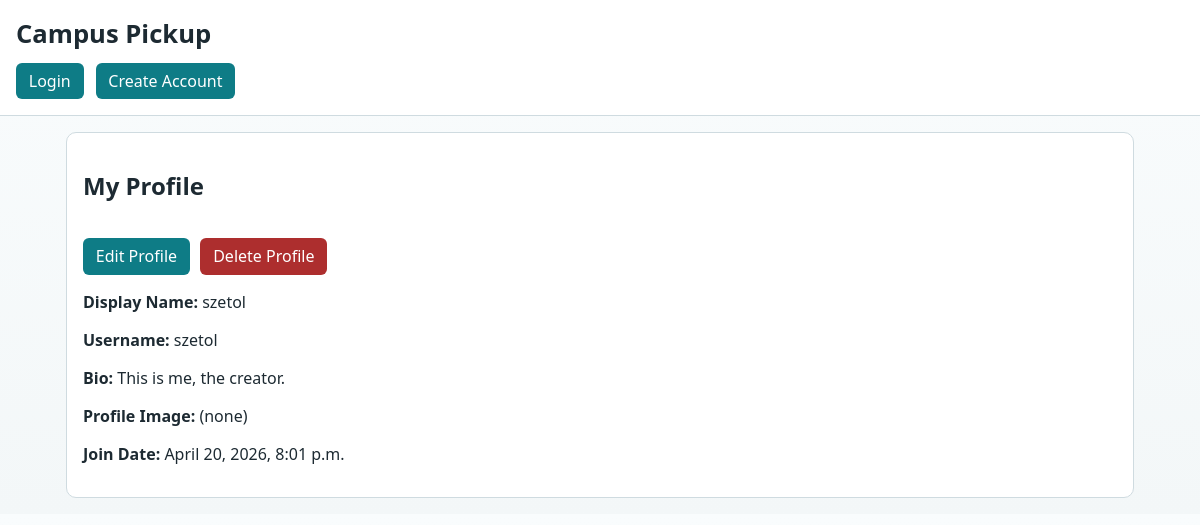
Before: /campus_pickup/profiles/1/ with the older database file.
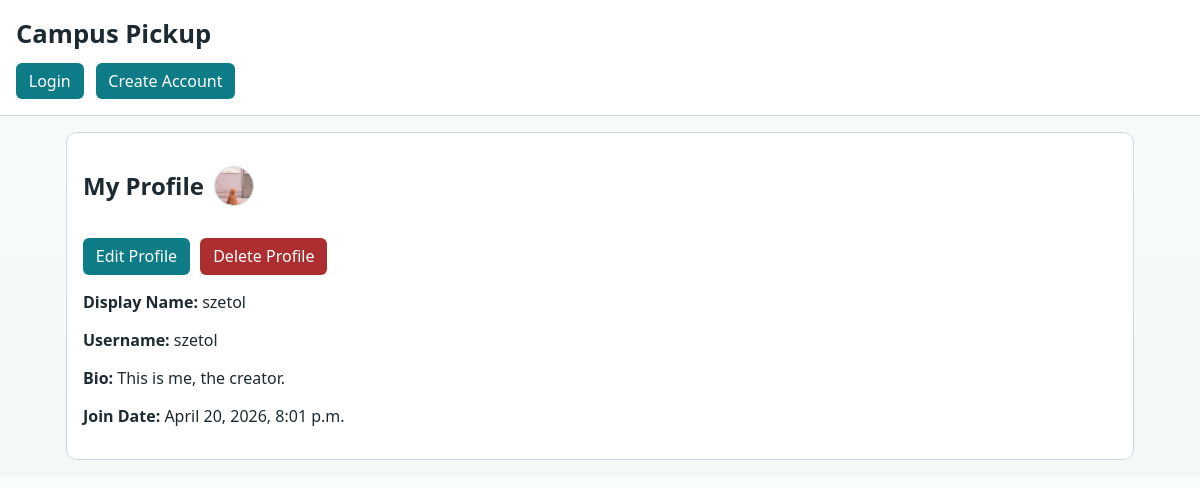
After: the same page with the newer database file.
### campus_pickup/models.py (models this page shows, shortened)
class Profile(models.Model):
    user = models.ForeignKey(User, on_delete=models.CASCADE)
    display_name = models.TextField(blank=False)
    bio_text = models.TextField(blank=True)
    profile_image_url = models.ImageField(
        "profile image",
        upload_to="campus_pickup/profile_images/",
        blank=True,
    )
    join_date = models.DateTimeField(auto_now_add=True)

### campus_pickup/views.py (the view)
# urls.py: path("profiles/<int:pk>/", views.ProfileDetailView.as_view(), name="profile_detail"),
class ProfileDetailView(DetailView):
    model = Profile
    template_name = "campus_pickup/profile_detail.html"
    context_object_name = "profile"

### campus_pickup/templates/campus_pickup/profile_detail.html
{% extends "campus_pickup/base.html" %}
{% block content %}
<section class="panel">
    <div class="page-title">
        <h2>My Profile</h2>
        {% if profile.profile_image_url %}
        <img
            class="profile-avatar title-avatar"
            src="{{ profile.profile_image_url.url }}"
            alt="{{ profile.display_name }}"
        >
        {% endif %}
    </div>
    <p>
        <a class="button-link" href="{% url 'campus_pickup:profile_update' profile.pk %}">Edit Profile</a>
        <a class="button-link danger-link" href="{% url 'campus_pickup:profile_delete' profile.pk %}">Delete Profile</a>
    </p>
    <p><strong>Display Name:</strong> {{ profile.display_name }}</p>
    <p><strong>Username:</strong> {{ profile.user.username }}</p>
    <p><strong>Bio:</strong> {{ profile.bio_text|default:"(none)" }}</p>
    {% if not profile.profile_image_url %}
    <p><strong>Profile Image:</strong> (none)</p>
    {% endif %}
    <p><strong>Join Date:</strong> {{ profile.join_date }}</p>
</section>
{% endblock %}

Changed rows visible on the page:
changed Profile "szetol": profile_image_url: picture added
Other visible differences:
text no longer shown: "Profile Image: (none)"
